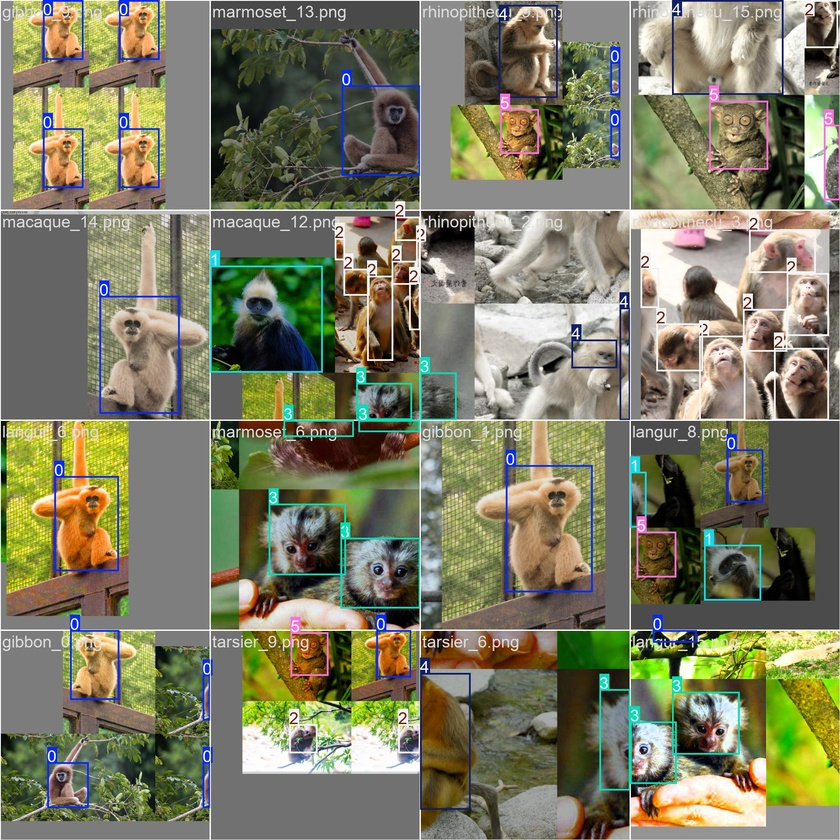
#> input picture src/runs/detect/train/train_batch0.jpg, 840 x 840 px, shrunk from 1920 x 1920 before the run, given in place of the camera
$ python background_subtraction.py
#> lines starting #> are read from the running program, lines starting #| are printed output that depends on the picture; after the words box and inside, x2 and y2 are one past the last pixel; in counts of white or black regions, pixels touching at a corner belong together
# background_subtraction.py

import cv2
import time
import numpy as np
from collections import deque

class BackgroundSubtractor:
    def __init__(self):
        """初始化背景分割"""
        self.bg_subtractor = cv2.createBackgroundSubtractorMOG2(history=500, varThreshold=100, detectShadows=True)
        self.unknown_count = 0
        self.detection_history = deque(maxlen=10)  # 保存最后10帧的检测记录

    def process_frame(self, frame):
        """处理帧并进行背景分割"""
        # 转为灰度图像
        gray = cv2.cvtColor(frame, cv2.COLOR_BGR2GRAY)

        # 应用背景减法
        fg_mask = self.bg_subtractor.apply(gray)

        # 提取前景轮廓
        contours, _ = cv2.findContours(fg_mask, cv2.RETR_EXTERNAL, cv2.CHAIN_APPROX_SIMPLE)

        unknown_objects = []

        for contour in contours:
            if cv2.contourArea(contour) > 500:  # 如果轮廓面积较大，则认为是一个物体
                x, y, w, h = cv2.boundingRect(contour)
                unknown_objects.append((x, y, w, h))

        return unknown_objects, fg_mask

    def display_unknown_objects(self, frame, unknown_objects):
        """在画面上显示未知物种和时间"""
        for (x, y, w, h) in unknown_objects:
            cv2.rectangle(frame, (x, y), (x + w, y + h), (0, 0, 255), 2)  # 画出矩形框

        # 获取当前时间
        current_time = time.strftime("%H:%M:%S", time.localtime())

        # 显示“未知物种”标签和时间
        cv2.putText(frame, f"未知物种, 时间: {current_time}", (10, 30), cv2.FONT_HERSHEY_SIMPLEX, 1, (0, 0, 255), 2, cv2.LINE_AA)

        return frame

def main():
    camera = cv2.VideoCapture(4)  # 使用摄像头
    subtractor = BackgroundSubtractor()

    print("开始背景分割检测，按 'q' 退出")
    try:
        while True:
            ret, frame = camera.read()
#> frame is the input picture: shape (840, 840, 3); mean B, G, R 98.7, 124, 124.5
            if not ret:
                break

            # 获取未知物种（背景中出现的新物体）
            unknown_objects, fg_mask = subtractor.process_frame(frame)
#> in process_frame, `gray = cv2.cvtColor(frame, cv2.COLOR_BGR2GRAY)`:
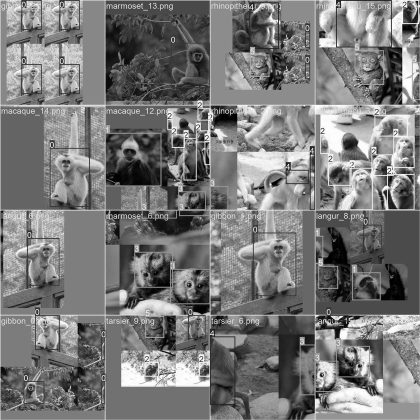
#> gray: shape (840, 840) (shown at 1/2 size); min 0, max 255, mean 121.2
#> in process_frame, `fg_mask = self.bg_subtractor.apply(gray)`:
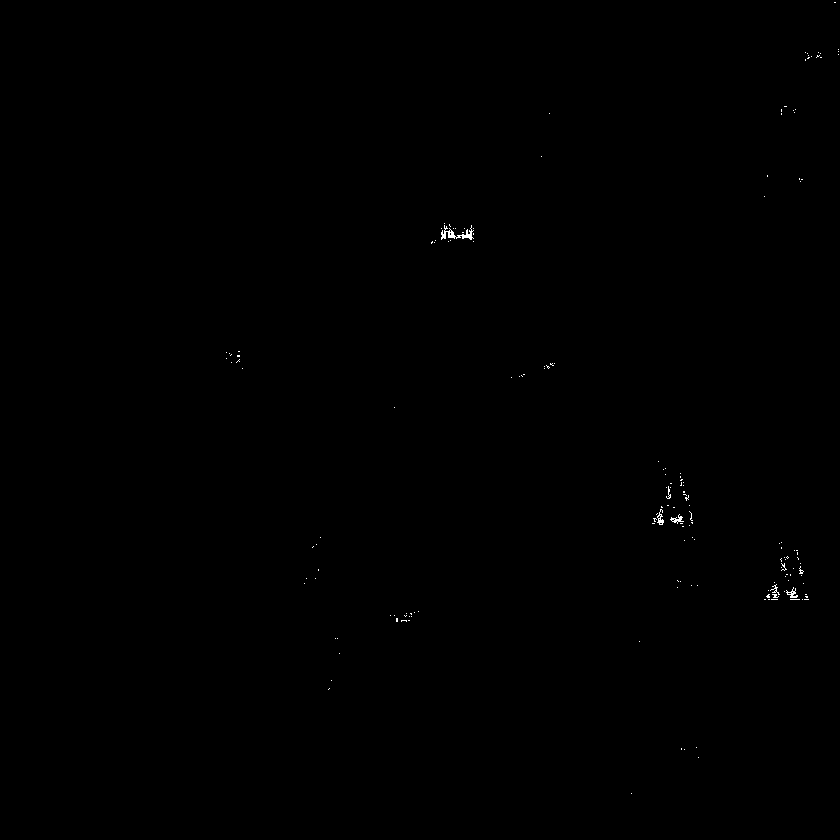
#> fg_mask: shape (840, 840); values 127 (black) and 255 (white), 0.11% white in thin lines or dots, all inside (x1, y1, x2, y2) = (226, 2, 839, 794)
#> in process_frame, `contours, _ = cv2.findContours(fg_mask, cv2.RETR_EXTERNAL, cv2.CHAIN_A..`: contours = [[[0, 0], [0, 839], [839, 839], [839, 0]]]
#> the loop in process_frame, `for contour in contours:` made 1 pass
#> (contour, x, y, w, h) on pass 1: ([[0, 0], [0, 839], [839, 839], [839, 0]], 0, 0, 840, 840)
#> after the loop in process_frame, `for contour in contours:`: unknown_objects = [(0, 0, 840, 840)]
#> unknown_objects = [(0, 0, 840, 840)]

            # 显示未知物种和时间
            annotated_frame = subtractor.display_unknown_objects(frame, unknown_objects)
#> the loop in display_unknown_objects, `for (x, y, w, h) in unknown_objects:` made 1 pass
#> after the loop in display_unknown_objects, `for (x, y, w, h) in unknown_objects:`:
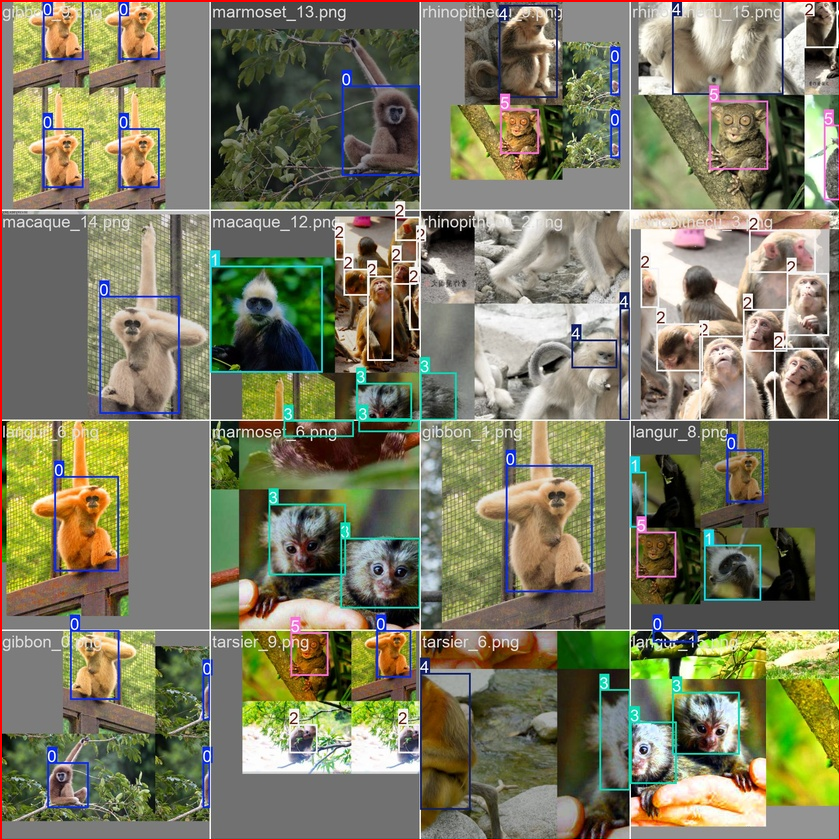
#> frame: shape (840, 840, 3); 0.71% of pixels changed, all inside (x1, y1, x2, y2) = (0, 0, 840, 840)
#> in display_unknown_objects, `cv2.putText(frame, f"未知物种, 时间: {current_time}", (10, 30), cv2.FONT_HER..`:
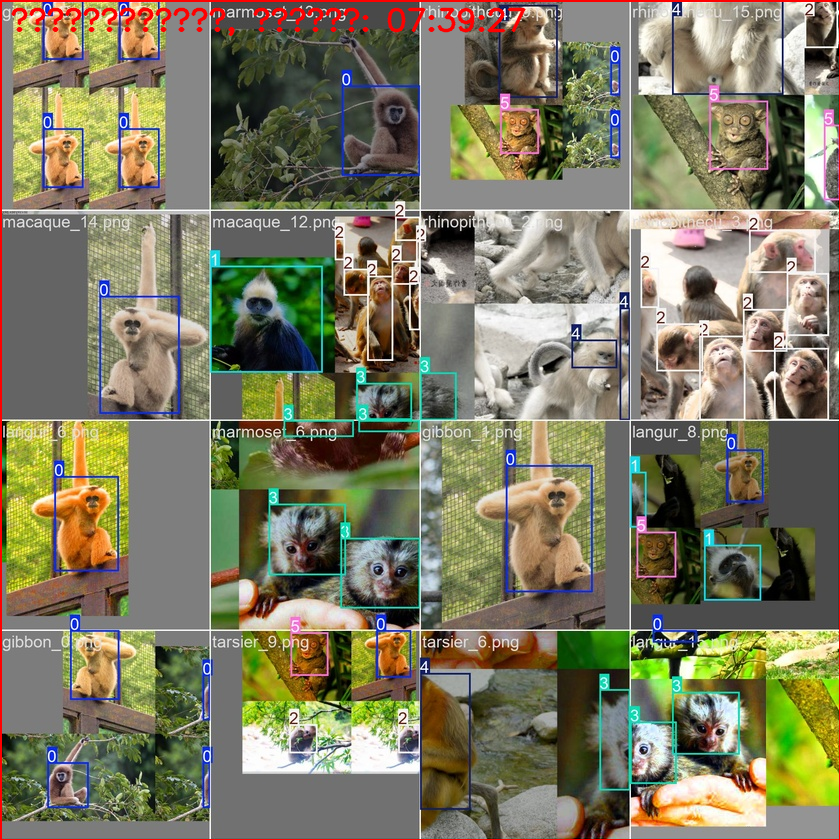
#> frame: shape (840, 840, 3); 0.75% of pixels changed, all inside (x1, y1, x2, y2) = (11, 7, 526, 37)

            cv2.imshow("背景分割 - 未知物种", annotated_frame)

            key = cv2.waitKey(1) & 0xFF
#> (key q is pressed here)
            if key == ord('q') or key == 27:
                print("检测已退出")
                break
    except Exception as e:
        print(f"运行错误: {e}")
    finally:
        camera.release()
        cv2.destroyAllWindows()

if __name__ == "__main__":
    main()

$ run again, on src/runs/detect/train/train_batch1.jpg
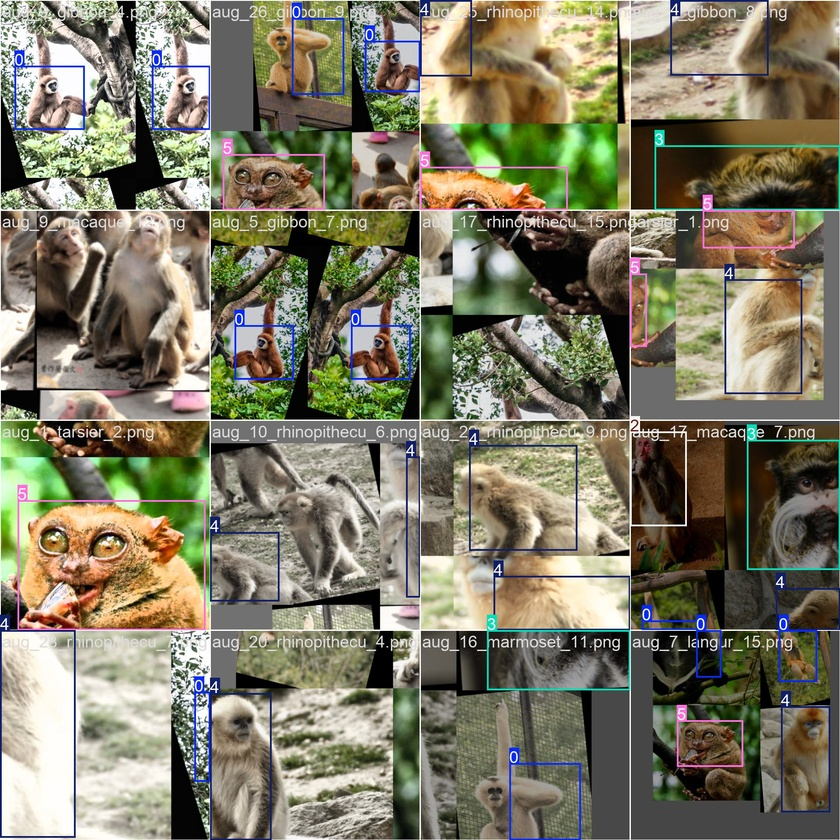
#> input picture src/runs/detect/train/train_batch1.jpg, 840 x 840 px, shrunk from 1920 x 1920 before the run, given in place of the camera
#> in main, frame is the input picture: shape (840, 840, 3); mean B, G, R 100.9, 121.8, 125.5
#> in process_frame, `fg_mask = self.bg_subtractor.apply(gray)`:
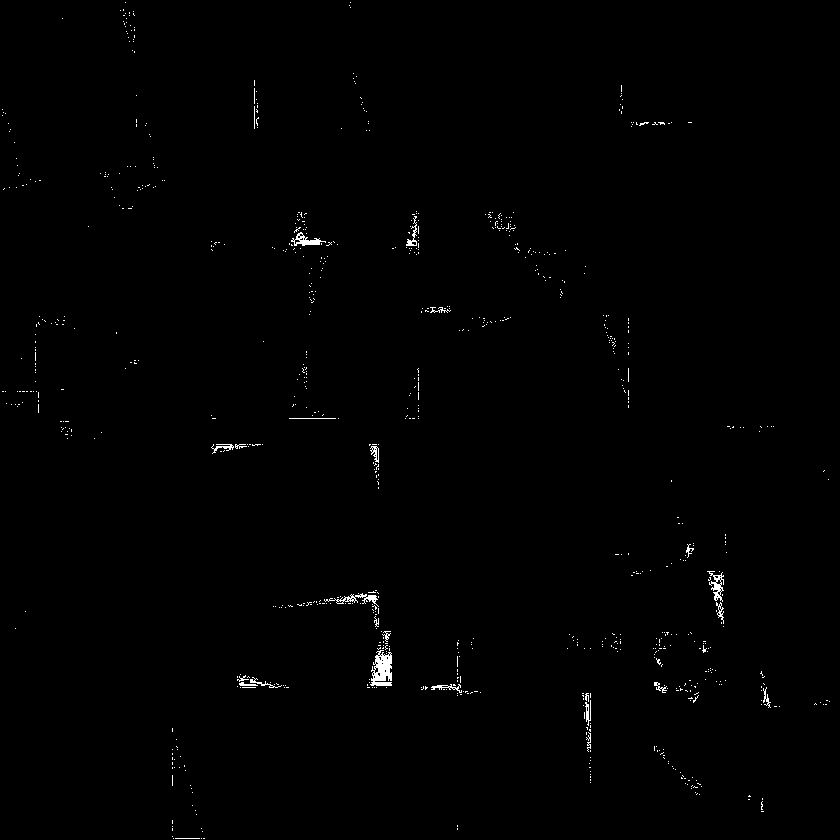
#> fg_mask: shape (840, 840); values 127 (black) and 255 (white), 0.55% white in thin lines or dots
#> contours = [[[0, 0], [0, 839], [839, 839], [839, 0]]]
#> the loop in process_frame, `for contour in contours:` made 1 pass
#> (contour, x, y, w, h) on pass 1: ([[0, 0], [0, 839], [839, 839], [839, 0]], 0, 0, 840, 840)
#> after the loop in process_frame, `for contour in contours:`: unknown_objects = [(0, 0, 840, 840)]
#> the loop in display_unknown_objects, `for (x, y, w, h) in unknown_objects:` made 1 pass
#> in display_unknown_objects, `cv2.putText(frame, f"未知物种, 时间: {current_time}", (10, 30), cv2.FONT_HER..`:
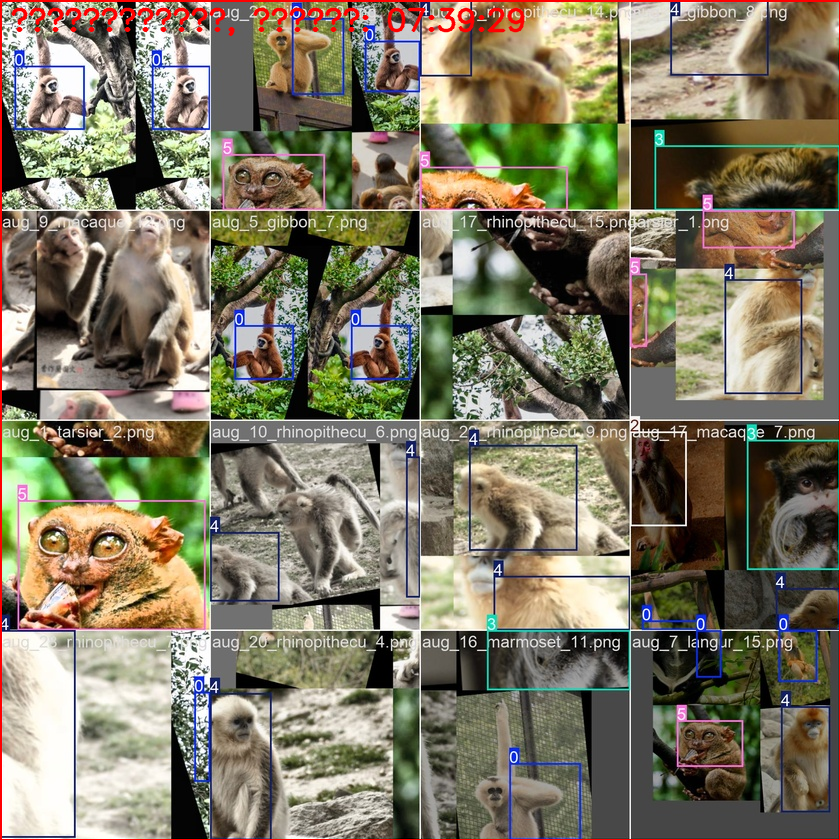
#> frame: shape (840, 840, 3); mean B, G, R 99.1, 119.9, 126.8

$ run again, on src/runs/detect/train/train_batch2.jpg
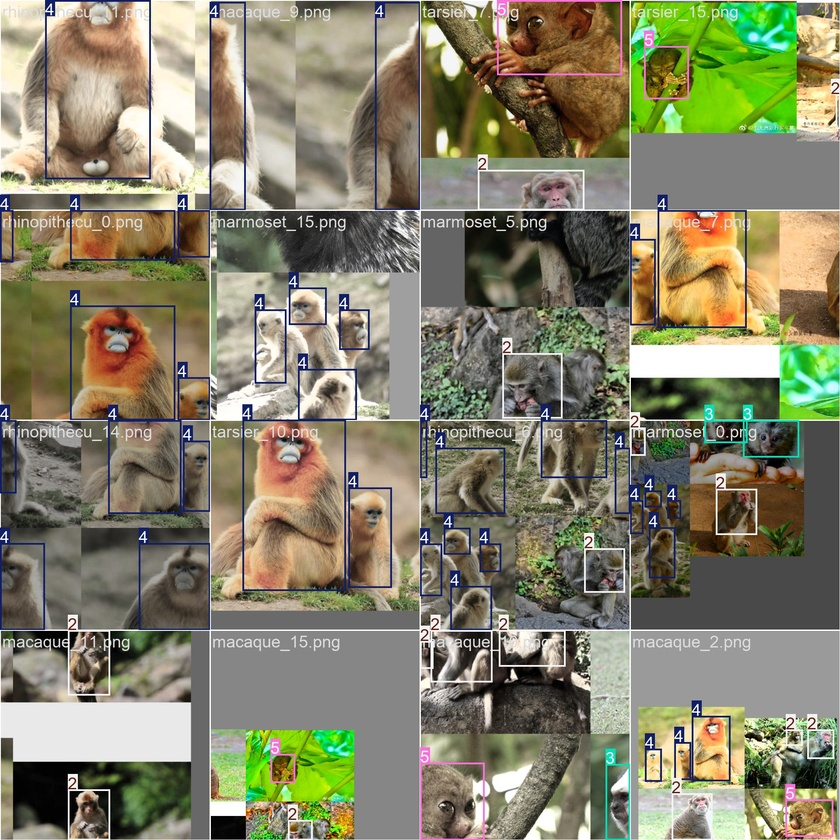
#> input picture src/runs/detect/train/train_batch2.jpg, 840 x 840 px, shrunk from 1920 x 1920 before the run, given in place of the camera
#> in main, frame is the input picture: shape (840, 840, 3); mean B, G, R 105.8, 130.3, 133
#> in process_frame, `fg_mask = self.bg_subtractor.apply(gray)`:
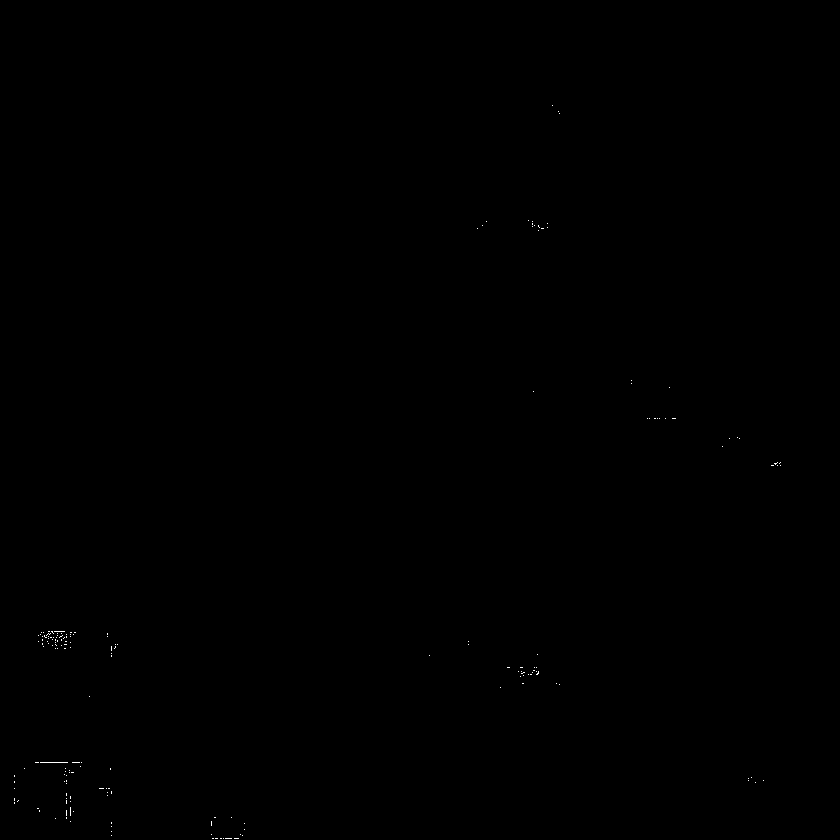
#> fg_mask: shape (840, 840); values 127 (black) and 255 (white), 0.05% white in thin lines or dots, all inside (x1, y1, x2, y2) = (14, 105, 781, 839)
#> contours = [[[0, 0], [0, 839], [839, 839], [839, 0]]]
#> the loop in process_frame, `for contour in contours:` made 1 pass
#> (contour, x, y, w, h) on pass 1: ([[0, 0], [0, 839], [839, 839], [839, 0]], 0, 0, 840, 840)
#> after the loop in process_frame, `for contour in contours:`: unknown_objects = [(0, 0, 840, 840)]
#> the loop in display_unknown_objects, `for (x, y, w, h) in unknown_objects:` made 1 pass
#> in display_unknown_objects, `cv2.putText(frame, f"未知物种, 时间: {current_time}", (10, 30), cv2.FONT_HER..`:
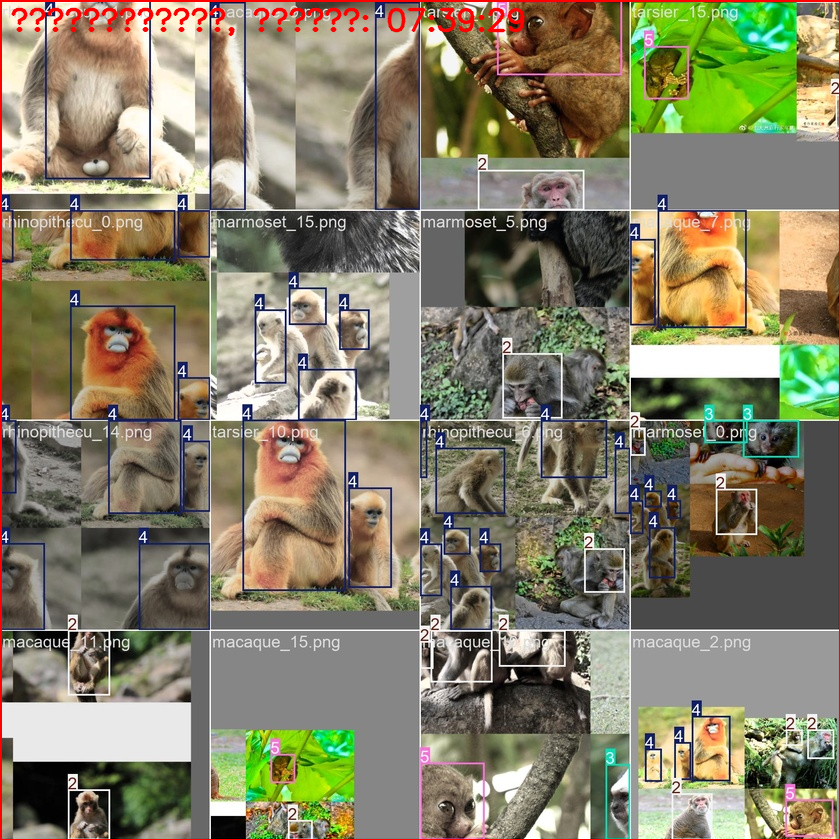
#> frame: shape (840, 840, 3); mean B, G, R 103.9, 128.2, 134
